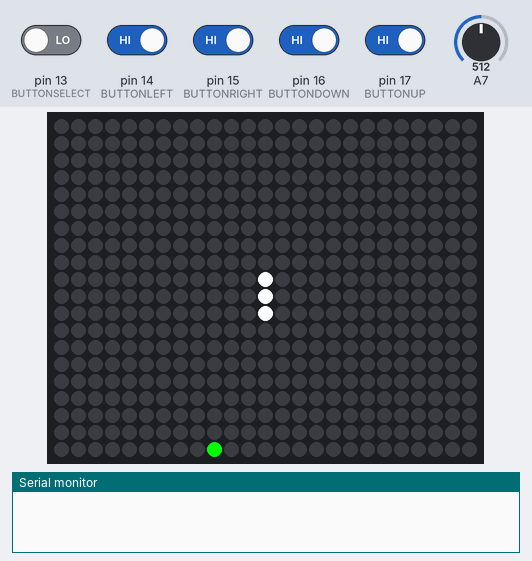
Recording of a sketch running on a simulated Arduino Uno, built with avr-gcc and run on an emulated ATmega328P. Shown: 25×20 RGB LED matrix (first LED top left, wired row by row), the last lines printed to the serial monitor. Inputs (shaded band) come from the test bench; at power-on: pin 14 (BUTTONLEFT), pin 15 (BUTTONRIGHT), pin 16 (BUTTONDOWN), pin 17 (BUTTONUP) HIGH, pin 13 (BUTTONSELECT) LOW, A7 = 512. The strip is taken to match the declared colour order; random numbers use the default seed unless the sketch sets one.

Above: at 1.2 s.
1.3 s: pin 13 (BUTTONSELECT) driven HIGH and pin 14 (BUTTONLEFT) driven LOW and pin 15 (BUTTONRIGHT) driven LOW and pin 16 (BUTTONDOWN) driven LOW and pin 17 (BUTTONUP) driven LOW
At 1.71 s:
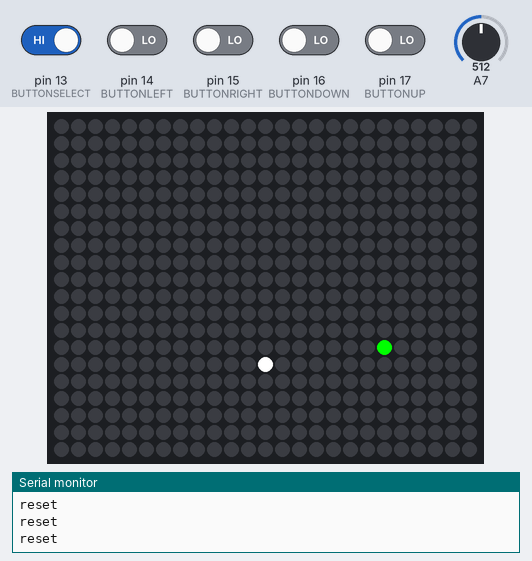
3.0 s: pin 13 (BUTTONSELECT) driven LOW
At 3.69 s:
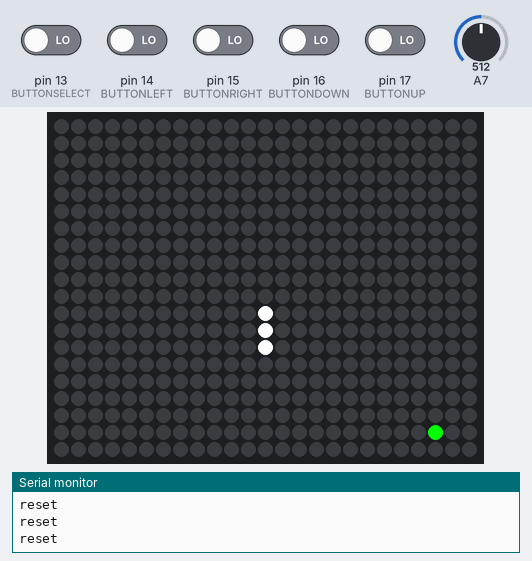
4.5 s: pin 14 (BUTTONLEFT) driven HIGH
At 4.78 s:
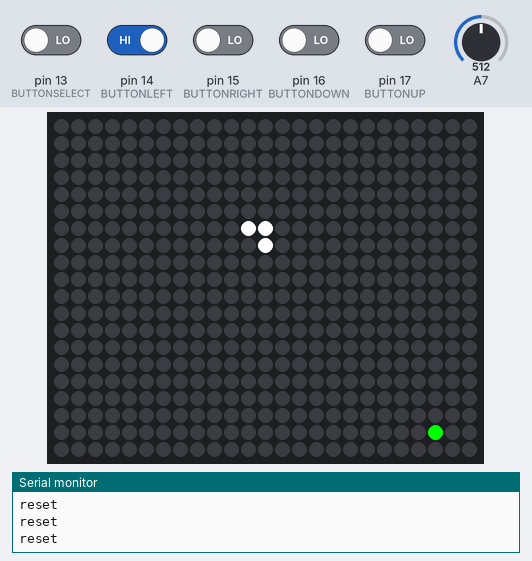
6.1 s: pin 13 (BUTTONSELECT) driven HIGH
At 8.97 s:
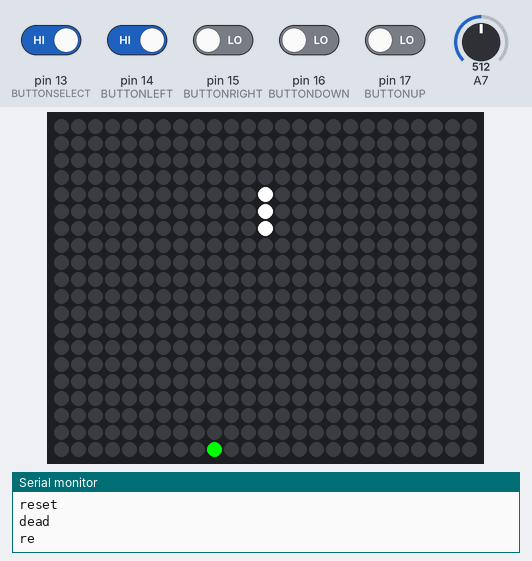
9.1 s: pin 14 (BUTTONLEFT) driven LOW
At 9.51 s:
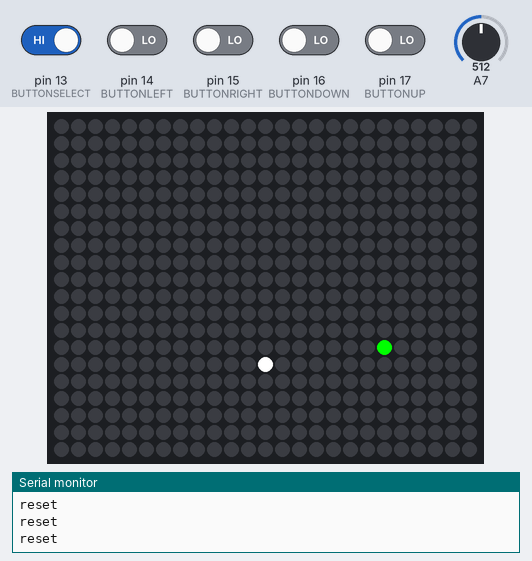
12.1 s: pin 15 (BUTTONRIGHT) driven HIGH
At 13.47 s:
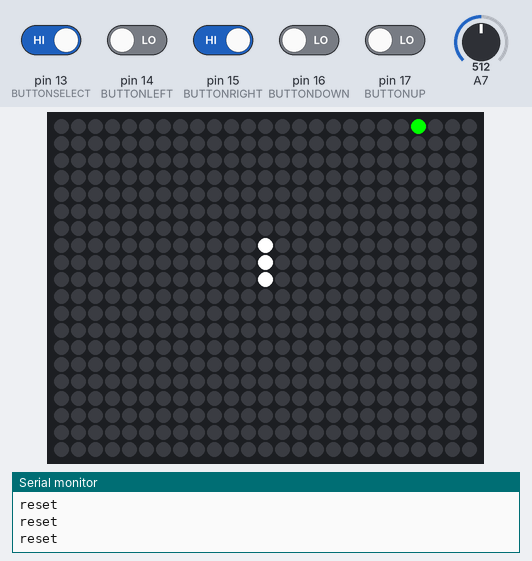
Timing chart, 0 to 14.7 s (numbered marks = the images above; inputs shaded):
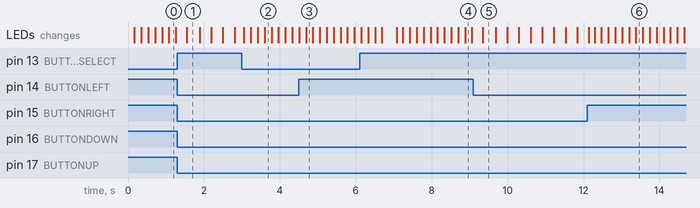

The sketch:

snakeGame.ino
```cpp
// Adafruit_NeoMatrix example for single NeoPixel Shield.

#include <Adafruit_GFX.h>
#include <Adafruit_NeoMatrix.h>
#include <Adafruit_NeoPixel.h>
#include <array>
#ifndef PSTR
#define PSTR // Make Arduino Due happy
#endif

#define PIN 0
#define WIDTH 25
#define HEIGHT 20

#define STARTLENGTHSNAKE 3

#define BUTTONUP 17
#define BUTTONDOWN 16
#define BUTTONLEFT 14
#define BUTTONRIGHT 15
#define BUTTONSELECT 13
#define SNAKEMAXLENGTH 256

// MATRIX DECLARATION:
// Parameter 1 = width of NeoPixel matrix
// Parameter 2 = height of matrix
// Parameter 3 = pin number (most are valid)
// Parameter 4 = matrix layout flags, add together as needed:
//   NEO_MATRIX_TOP, NEO_MATRIX_BOTTOM, NEO_MATRIX_LEFT, NEO_MATRIX_RIGHT:
//     Position of the FIRST LED in the matrix; pick two, e.g.
//     NEO_MATRIX_TOP + NEO_MATRIX_LEFT for the top-left corner.
//   NEO_MATRIX_ROWS, NEO_MATRIX_COLUMNS: LEDs are arranged in horizontal
//     rows or in vertical columns, respectively; pick one or the other.
//   NEO_MATRIX_PROGRESSIVE, NEO_MATRIX_ZIGZAG: all rows/columns proceed
//     in the same order, or alternate lines reverse direction; pick one.
//   See example below for these values in action.
// Parameter 5 = pixel type flags, add together as needed:
//   NEO_KHZ800  800 KHz bitstream (most NeoPixel products w/WS2812 LEDs)
//   NEO_KHZ400  400 KHz (classic 'v1' (not v2) FLORA pixels, WS2811 drivers)
//   NEO_GRB     Pixels are wired for GRB bitstream (most NeoPixel products)
//   NEO_GRBW    Pixels are wired for GRBW bitstream (RGB+W NeoPixel products)
//   NEO_RGB     Pixels are wired for RGB bitstream (v1 FLORA pixels, not v2)


// Example for NeoPixel Shield.  In this application we'd like to use it
// as a 5x8 tall matrix, with the USB port positioned at the top of the
// Arduino.  When held that way, the first pixel is at the top right, and
// lines are arranged in columns, progressive order.  The shield uses
// 800 KHz (v2) pixels that expect GRB color data.
Adafruit_NeoMatrix matrix = Adafruit_NeoMatrix(WIDTH, HEIGHT, PIN,
  NEO_MATRIX_TOP     + NEO_MATRIX_LEFT +
  NEO_MATRIX_ROWS + NEO_MATRIX_ZIGZAG,
  NEO_RGB            + NEO_KHZ800);


const uint16_t colors[] = {
  matrix.Color(255, 0, 0),
  matrix.Color(0, 255, 0),
  matrix.Color(0, 0, 255),
  matrix.Color(255, 255, 255),
  matrix.Color(0,0,0)
};
char input = 0;
int red [2] = {0,0};
int coords [SNAKEMAXLENGTH][2];

int x, y, direct, pass, colorOn, snakeTl, snakeHd;

int buttonStateUp, buttonStateDown, buttonStateLeft, buttonStateRight, buttonStateSelect;
bool recieve = 0;
bool go = true;

void setup() {
  Serial.begin(9600);
  randomSeed(analogRead(21));
  matrix.begin();
  matrix.setTextWrap(false);
  matrix.setBrightness(255);
  matrix.setTextColor(colors[0]);
  pinMode(BUTTONUP, INPUT);
  pinMode(BUTTONDOWN, INPUT);
  pinMode(BUTTONLEFT, INPUT);
  pinMode(BUTTONRIGHT, INPUT);
  pinMode(BUTTONSELECT, INPUT);
}

void loop(){
  resetGame();
  playGame();
  while(!go){
    readButtons();
    if(buttonStateSelect == HIGH){
      matrix.fillScreen(0);
      go = true;
      Serial.println("reset");
      setup();
    }
  }
}
void resetGame(){
  x    = 12;
  y    = 15;
  direct = 0;
  pass = 0;
  colorOn = 0;
  snakeTl = 0;
  snakeHd = STARTLENGTHSNAKE - 1;
  for(int i = 0; i < SNAKEMAXLENGTH; i++){
    coords[i][0] = 0;
    coords[i][1] = 0;
  }
  spawnNewRed();
}

void playGame(){
  while(go){
    for(int i = 0; i < 15; i ++){
      readButtons();
      noButtonsPressed();
      delay(10);
      readButtons();
      updateDirect();
    }

    //move
    updateXY();
    moveSnakeAlong();

    if (dead()){//checks loss condition
      go = false;
      Serial.println("dead");
    }else if(onRed()){
      spawnNewRed();
    }else {
      removeTail();
    }

    pixelDraw(x,y,colors[3]);
    matrix.show();
  }
}

bool dead(){
  // check if x & y are out of bounds or overlapping snake
  if (x < 0 || x > WIDTH-1)
    return true;
  if (y < 0 || y > HEIGHT-1)
    return true;
  if (onSnake(x, y))
    return true;
  return false;
}

bool onRed(){
  if(x == red[0] && y == red[1])
    return true;
  return false;
}

void spawnNewRed(){
  boolean w = true;
  while(w){
    red[0] = random(100)%25;
    red[1] = random(100)%20;
    w = onSnake(red[0], red[1]);
  }
  pixelDraw(red[0], red[1], colors[1]);
}

bool onSnake(int xCheck, int yCheck){
  for(int i = 0; i < (snakeHd - snakeTl)%SNAKEMAXLENGTH; i++){
    if(xCheck == coords[(snakeTl + i)% SNAKEMAXLENGTH][0] && yCheck == coords[(snakeTl + i)% SNAKEMAXLENGTH][1])
      return true;
  }
  return false;
}

void moveSnakeAlong(){
  pixelDraw(x, y, colors[3]);
  snakeHd = (snakeHd + 1) % SNAKEMAXLENGTH;
  coords[snakeHd][0] = x;
  coords[snakeHd][1] = y;
}

void removeTail(){
  pixelDraw(coords[snakeTl][0], coords[snakeTl][1], colors[4]);
  snakeTl = (snakeTl + 1) % SNAKEMAXLENGTH;
}

void readButtons(){
  // digital reads
  buttonStateUp = digitalRead(BUTTONUP);
  buttonStateDown = digitalRead(BUTTONDOWN);
  buttonStateLeft = digitalRead(BUTTONLEFT);
  buttonStateRight = digitalRead(BUTTONRIGHT);
  buttonStateSelect = digitalRead(BUTTONSELECT);

}

void noButtonsPressed(){
  if(buttonStateUp == LOW && buttonStateDown == LOW && buttonStateLeft == LOW && buttonStateRight == LOW)
   recieve = true;
}

void updateDirect(){
 //change direction
 if(recieve && buttonStateUp == HIGH){
    //direct = 0;
    Serial.println("up");
    recieve = false;
 }
 if(recieve && buttonStateDown == HIGH){
    //direct = 2;
    recieve = false;
 }
 if(recieve && buttonStateLeft == HIGH){
    //direct = 3;
    direct = (direct + 3)%4;
    recieve = false;
 }
 if(recieve && buttonStateRight == HIGH){
    //direct = 1;
    direct = (direct + 1)%4;
    recieve = false;
 }
 if(recieve && buttonStateSelect == HIGH){
    matrix.fillScreen(0);
    recieve = false;
    Serial.println("reset");
    resetGame();
 }
}

void updateXY(){
  switch(direct){
    case 0:
      changeY(-1);
      break;
    case 1:
      changeX(1);
      break;
    case 2:
      changeY(1);
      break;
    case 3:
      changeX(-1);
      break;
    default:
      break;
  }

}

//draw methods
void changeX (int delta){
  //x = (x + delta + WIDTH) % WIDTH;
  x += delta;
}

void changeY (int delta){
  //y = (y - delta + HEIGHT) % HEIGHT;
  y += delta;
}

void pixelDraw(int drawX, int drawY, uint16_t color){
  int i = drawX;
  int j = drawY;
  matrix.drawPixel(i, j, color);
}
```
